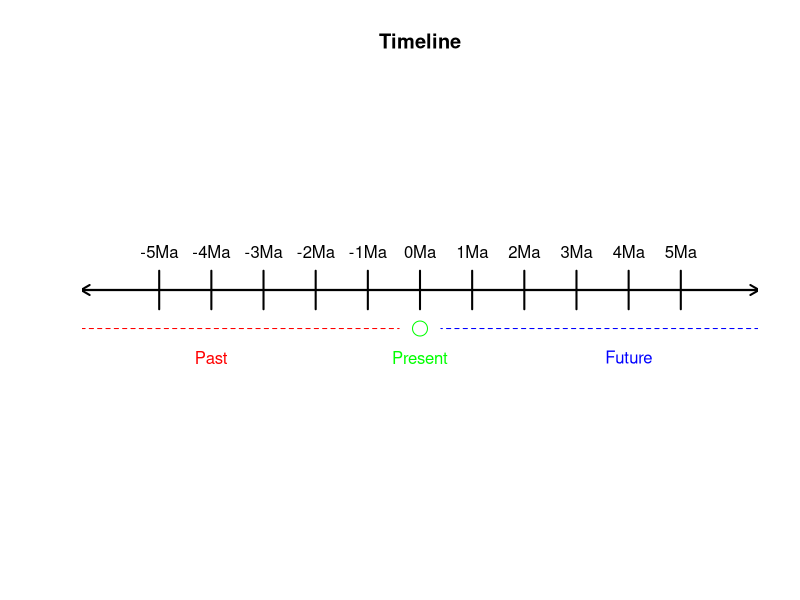
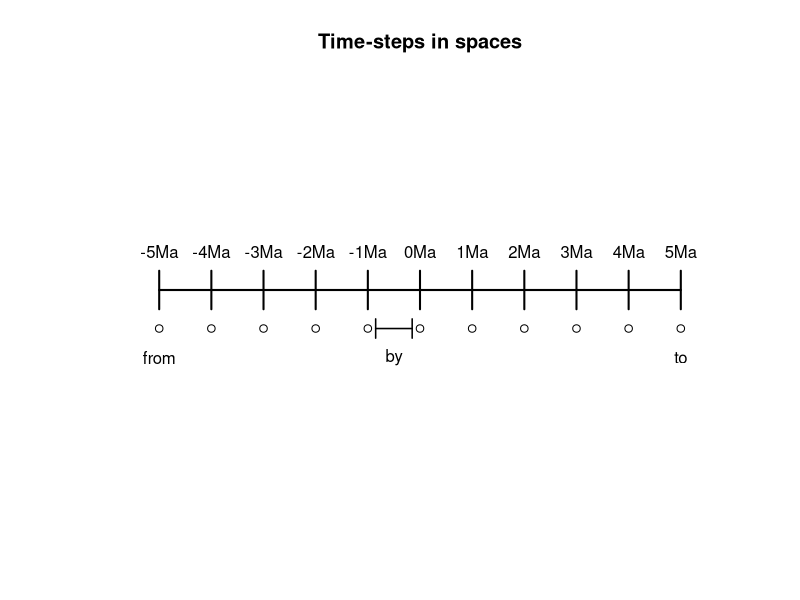

These figures' R source, in order:
## ---- chunk 1
x <- -5:5
plot(NA, xlim = c(-6, 6), ylim = c(-1, 1),
     axes = FALSE, xlab = "", ylab = "", main = "Timeline")
abline(h = 0, lwd = 2)

segments(x0=-6.5,y0=-0.2,x1=-0.4,y1=-0.2,col="red",lty=2)
segments(x0=6.5,y0=-0.2,x1=0.4,y1=-0.2,col="blue",lty=2)

points(0, -0.2, cex = 2, col = "green")

arrows(x0 = -6.5, y0 = 0, x1 = 6.5, y1 = 0, lwd = 2, length = 0.1, code = 3)
segments(x, -0.1, x, 0.1, lwd = 2)

text(x, 0.2, labels = paste0(x,"Ma"))
text(-4, -0.35, labels = "Past", col = "red")
text(4, -0.35, labels = "Future", col = "blue")
text(0, -0.35, labels = "Present", col = "green")
## ---- chunk 2
x <- -5:5
plot(NA, xlim = c(-6, 6), ylim = c(-1, 1),
     axes = FALSE, xlab = "", ylab = "", main = "Time-steps in spaces")
segments(x0=-5,y0=0,x1=5,y1=0,col="black",lty=1,lwd=2)
segments(x0=-0.85,y0=-0.2,x1=-0.15,y1=-0.2,col="black",lty=1,lwd=1.5)
segments(x0=-0.85,y0=-0.25,x1=-0.85,y1=-0.15,col="black",lty=1,lwd=1.5)
segments(x0=-0.15,y0=-0.25,x1=-0.15,y1=-0.15,col="black",lty=1,lwd=1.5)

points(x, y = rep(-0.2, length(x)))

segments(x, -0.1, x, 0.1, lwd = 2)

text(x, 0.2, labels = paste0(x,"Ma"))
text(-5, -0.35, labels = "from")
text(5, -0.35, labels = "to")
text(-0.5, -0.35, labels = "by")
